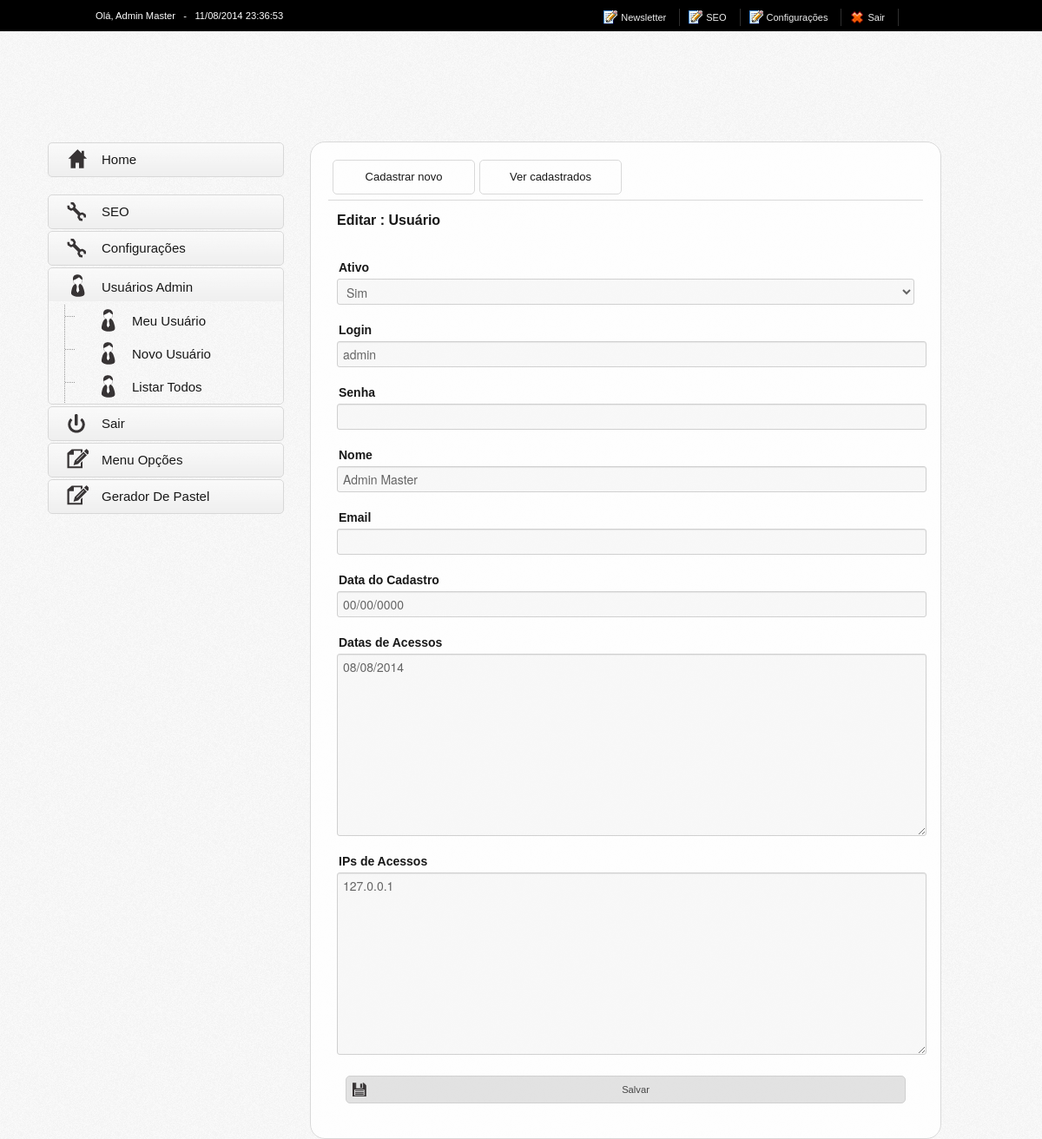
The app's page /painel/configuracoes/page_sys_usuarios.php?a=e&item=MuQ1=A=s (signed in) with its own data.
### tables this page shows
CREATE TABLE IF NOT EXISTS `tbl_sys_usuarios` (
  `id` int(11) NOT NULL AUTO_INCREMENT,
  `ordem` int(11) NOT NULL DEFAULT '0' COMMENT 'invisible',
  `ativo` enum('Não','Sim','') DEFAULT NULL COMMENT 'Ativo',
  `login` varchar(255) NOT NULL DEFAULT '' COMMENT 'Login',
  `senha` varchar(50) DEFAULT NULL COMMENT 'Senha',
  `nome` varchar(255) NOT NULL DEFAULT '' COMMENT 'Nome',
  `email` varchar(255) NOT NULL DEFAULT '' COMMENT 'Email',
  `cadastrado` date NOT NULL DEFAULT '0000-00-00' COMMENT 'Data do Cadastro',
  `datas` mediumtext NOT NULL COMMENT 'Datas de Acessos',
  `ips` mediumtext NOT NULL COMMENT 'IPs de Acessos',
  PRIMARY KEY (`id`)
);

### painel/configuracoes/page_sys_usuarios.php (the view, shortened to what this page needs)
<?php
require_once('../includes/inc_funcoeslib.php');
extract($_GET, EXTR_OVERWRITE);
extract($_POST, EXTR_OVERWRITE);
$sys_this_page = "sys_usuarios";
$sys_tabela = "tbl_" . $sys_this_page;
$sys_titulo = "Usuário";
?>
<!DOCTYPE html PUBLIC "-//W3C//DTD XHTML 1.0 Strict//EN" "http://www.w3.org/TR/xhtml1/DTD/xhtml1-strict.dtd">
<html xmlns="http://www.w3.org/1999/xhtml">
    <head>
        <link rel="stylesheet" type="text/css" href="<?= PAINEL_BASE_URL ?>css/bootstrap.css" />
        <link rel="stylesheet" type="text/css" href="<?= PAINEL_BASE_URL ?>css/estilo_principal.css" />
        <?php include "../includes/inc_jscripts.php"; ?>
    </head>
    <body>
        <?php include('../includes/inc_menu_topo.php'); ?>
        <div id="body">
            <?php include "../includes/inc_header.php"; ?>
            <div id="conteudo">
                <?php include "../includes/inc_menu_vert.php"; ?>
                <div class="conteudo_right">
                    <?php
                    if ($sys_opc_exibe_menu != "0") {
                    include('../includes/inc_menu_padrao.php');
                    }
                    echo '<div class="content_title">';
                    if ($a == 'e' && decode($item) != $_SESSION['admin_usuario_id']) {
                    $form = "<form method=\"post\" name=\"form\" action=\"?a=e&p=s\" enctype=\"multipart/form-data\" class=\"content\">";
                    $where = " and id = '" . decode($item) . "' ";
                    echo "Editar " . $sys_titulo;
                    } else if ($a == 'e' && decode($item) == $_SESSION['admin_usuario_id']) {
                    $form = "<form method=\"post\" name=\"form\" action=\"?a=e&p=s\" enctype=\"multipart/form-data\" class=\"content\">";
                    $where = " and id = '" . decode($item) . "' ";
                    echo "Editar : " . $sys_titulo;
                    } else if ($a == 'n') {
                    $form = "<form method=\"post\" name=\"form\" action=\"?a=i&p=s\" enctype=\"multipart/form-data\" class=\"content\">";
                    echo "Adicionar " . $sys_titulo;
                    $where = " limit 0,1 ";
                    } else {
                    echo $sys_titulo;
                    }
                    echo "</div>" . $form;
                    if (!empty($item) || !empty($a)) {
                    $array_fields = array();
                    $array_types = array();
                    $array_comments = array();
                    $i = 0;
                    $query_desc = "show full columns from $sys_tabela  ";
                    $query_desc = mysql_query($query_desc) or die($query_desc . "|" . mysql_error());
                    while ($dados_desc = mysql_fetch_array($query_desc)) {
                    $field = $dados_desc["Field"];
                    $type = $dados_desc["Type"];
                    $extra = $dados_desc["Extra"];
                    $comment = $dados_desc["Comment"];
                    $array_ids[] = $i;
                    $array_fields[] = $field;
                    $array_types[] = $type;
                    $array_comments[] = $comment;
                    $i++;
                    }
                    $query = "select * from $sys_tabela where ativo != '' " . $where;
                    $query = mysql_query($query) or die(mysql_error());
                    while ($dados = mysql_fetch_array($query)) {
                    for ($i = 0; $i < count($dados); $i++) {
                    if (in_array($i, $array_ids)) {
                    if ($a == 'e') {
                    echo cria_campo($array_comments[$i], $array_fields[$i], $array_types[$i], $extra, $dados[$i], '');
                    } else {
                    echo cria_campo($array_comments[$i], $array_fields[$i], $array_types[$i], $extra, '', '');
                    }
                    }
                    }
                    }
                    echo "
                    <div class=\"content\" style=\"padding-top:15px\">
                    <div class=\"save\">
                    <a title=\"Clique para salvar\" onclick=\"document.form.submit()\" href=\"javascript:void(0)\">
                    <img hspace=\"1\" vspace=\"1\"  src=\"" . PAINEL_BASE_URL . "images/icon_save.png\">Salvar </a>
                    </div>
                    </div>
                    </form>
                    <div class=\"content_round_bottom\"><img src=\"images/menu_background_b_l.jpg\"></div>";
                    }
                    ?>
                </div><br clear="all" />
            </div>
        </div>
    </body>
</html>

### painel/includes/inc_funcoeslib.php (shortened to what this page needs)
<?php
function cria_campo($comment, $field, $type, $extra, $value, $join) {
    if ($comment != 'invisible') {
        switch ($type) {
            case "int(11)":
                $type = "hidden";
                break;
            case (preg_match("/(varchar\()+(.*)(\))/", $type, $match) == 1):
                $limit = $match[2];
                if ($limit == '20') {
                    $type = 'youtube';
                } if ($limit == '50') {
                    $type = 'password';
                } else {
                    $type = "text";
                }
                break;
            case (preg_match("/(enum\()+(.*)(\))/", $type, $match) == 1):
                $type = "select";
                break;
            case "mediumtext":
                $type = "textarea2";
                break;
            case "date":
                $type = "date";
                break;
        }
        if (isset($limit)) {
            $return_limit = " maxlength=\"" . $limit . "\" ";
        }
        if ($type != "hidden") {
            $return = "<label for=\"" . $field . "\">" . utf8_encode($comment) . "</label>";
        }
        switch ($type) {
            case "hidden":
                $return .= "<input name=\"" . $field . "\" id=\"form_" . $field . "\" type=\"hidden\" " . $return_limit . " " . $return_readonly . " value=\"" . $value . "\"  />";
                break;
            case "text":
                $return .= "<input name=\"" . $field . "\" id=\"form_" . $field . "\" type=\"text\" " . $return_limit . " " . $return_readonly . " value=\"" . utf8_encode($value) . "\" />";
                break;
            case "password":
                $return .= "<input name=\"" . $field . "\" id=\"form_" . $field . "\" type=\"password\" " . $return_limit . " " . $return_readonly . "/>";
                break;
            case "date":
                $data = explode('-', (empty($value)) ? date('Y-m-d') : $value);
                $dia = $data[2];
                $mes = $data[1];
                $ano = $data[0];
                $return .= "<input rel=\"data_publicacao\" name=\"" . $field . "\" id=\"form_" . $field . "\" type=\"text\" " . $return_limit . " " . $return_readonly . " value=\"" . utf8_encode($dia . '/' . $mes . '/' . $ano) . "\" />";
                break;
            case "textarea2":
                if (!empty($value)) {
                    $value_exp = explode(";", $value);
                    for ($i = 0; $i < count($value_exp); $i++) {
                        $valor .= $value_exp[$i];
                        if ($i < sizeof($value_exp)) {
                            $valor .= "\n";
                        }
                    }
                } else {
                    $valor = "";
                }
                $return .= "<textarea rows=\"10\" name=\"" . $field . "\" " . $return_limit . " " . $return_readonly . " >" . utf8_encode($valor) . "</textarea>";
                break;
            case "select":
                $return .= "<select id=\"" . $field . "\" name=\"" . $field . "\">";
                $valores = $match[2];
                $exp_valores = explode(",", str_replace("'", "", $valores));
                for ($i = 0; $i < count($exp_valores); $i++) {
                    if (!empty($exp_valores[$i])) {
                        $return .= "<option value=\"" . utf8_encode($exp_valores[$i]) . "\" ";
                        if ($value == $exp_valores[$i]) {
                            $return .= " selected=\"selected\" ";
                        }
                        $return .= ">" . utf8_encode($exp_valores[$i]) . "</option>";
                    } else if (empty($exp_valores[$i])) {
                        echo "<option value=\"\" disabled=\"disabled\" selected=\"selected\"></option>";
                    } else {
                        echo "<option value=\"\" disabled=\"disabled\"></option>";
                    }
                }
                $return .= "</select>";
                break;
        }
        if ($type != "hidden") {
            $return .= "<div style=\"clear:both;\"></div>";
        }
        return $return;
    }
}
function encode($string) {
    $base = "u1Astx8CxggMn6OpUt7WyjF4G2cZvb91klthf4RhSiRIIwH3o05mDrEaJdT0B/+0";
    $b64_str = base64_encode($string);
    $i = 0;
    while ($i < strlen($b64_str)) {
        $k[$i] = $b64_str[$i] . $base[$i];
        $encoded.=$k[$i];
        $i++;
    }
    return $encoded;
}
function decode($string) {
    $i = 0;
    $j = 0;
    while ($i < strlen($string)) {
        $k[$i] = $string[$j];
        $decoded.=$k[$i];
        $i++;
        $j = $j + 2;
    }
    $decoded = base64_decode($decoded);
    return $decoded;
}
                ?>

### painel/css/estilo_principal.css (style rules this page uses)
body { background: url("../images/bodyBg.jpg") repeat scroll 0 0 transparent; margin: 0; }
body,td,th { font-family: Verdana, Arial, Helvetica, sans-serif; font-size: 70%; }
img { border: 0; }
a { text-decoration: none; }
#body { border-radius: 17px; filter: alpha(opacity=90); height: auto; khtml-opacity: 0.90; margin: 0 auto; moz-border-radius: 17px; moz-opacity: 0.90; opacity: 0.90; position: relative; webkit-border-radius: 17px; width: 1160px; }
#conteudo { min-height: 480px; position: relative; }
.conteudo_right { background-color: #FFFFFF; border: 1px solid #D6D6D6; border-radius: 17px; float: left; margin: 0 15px 0 10px; min-height: 414px; moz-border-radius: 17px; padding: 20px; position: relative; webkit-border-radius: 17px; width: 685px; }
.content { color: #000000; margin: 0 0 20px 0; padding: 0 10px 0 10px; }
.content label { clear: both; color: #000000; font-weight: bold; line-height: 25px; margin: 8px 10px 0 0; padding: 0 2px; width: 100%; }
.content input, .content textarea, .content select { background: #F8F8F8; border: 1px solid #CCCCCC; clear: both; width: 100%; }
.content_title { color: #000000; font-size: 16px; font-weight: bold; padding: 10px 10px 10px 10px; }
.save { background: #E0E0E0; border: 1px solid #CCCCCC; border-radius: 5px; height: 30px; line-height: 30px; moz-border-radius: 5px; text-align: center; webkit-border-radius: 5px; }
.save a { color: #333; display: block; height: 100%; text-decoration: none; width: 100%; }
.save a img { float: left; height: 16px; margin: 7px 0 0 7px; width: 16px; }

### records on screen
tbl_sys_usuarios: comment "Ativo", comment "Login", login "admin", comment "Senha", comment "Nome", nome "Admin Master", comment "Email", comment "Data do Cadastro", cadastrado "00/00/0000", comment "Datas de Acessos", comment "IPs de Acessos"

### other values on screen
utf8_encode($_SESSION['admin_usuario']) "Admin Master"
$value['nome'] "SEO"
$value['nome'] "Configurações"
$value['nome'] "Usuários Admin"
$value2['nome'] "Meu Usuário"
$value2['nome'] "Novo Usuário"
$value2['nome'] "Listar Todos"
$value['nome'] "Sair"
$sys_titulo "Usuário"
form field ativo "Sim"
